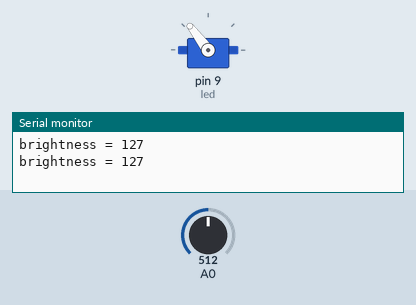
This sketch was run on a simulated Arduino Uno, built with avr-gcc and run on an emulated ATmega328P. Parts: servo, the last lines printed to the serial monitor. Inputs (shaded band) come from the test bench; at power-on: A0 = 512.

Above: at 1.8 s.
1.9 s: A0 set to 716
At 3.0 s:
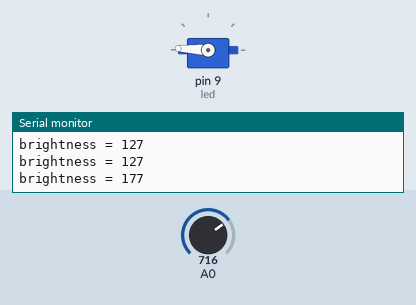
3.5 s: A0 set to 900
At 4.5 s:
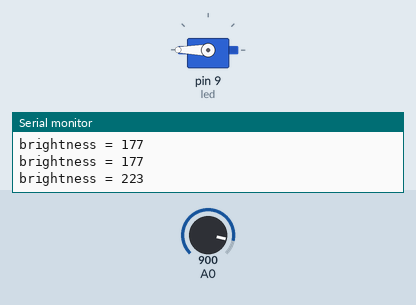
5.5 s: A0 set to 306
At 7.2 s:
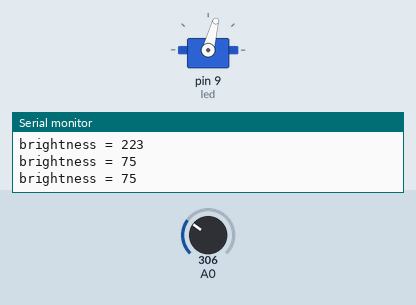
7.5 s: A0 set to 122
At 8.8 s:
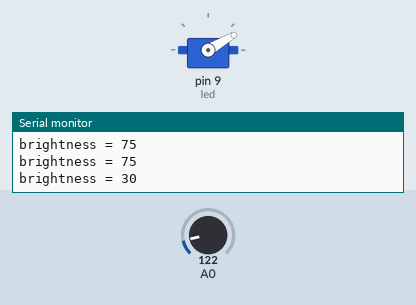
9.5 s: A0 set to 0
At 10.4 s:
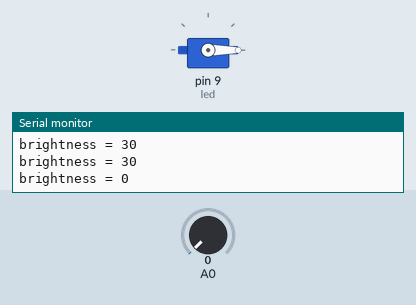
11.5 s: A0 set to 1023
At 13.2 s:
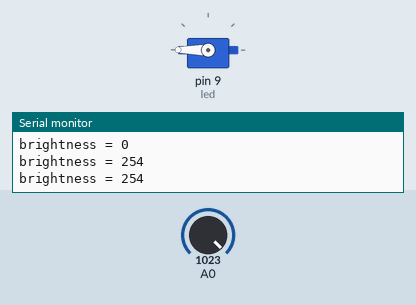
Timing chart, 0 to 14.5 s (numbered marks = the images above; inputs shaded):
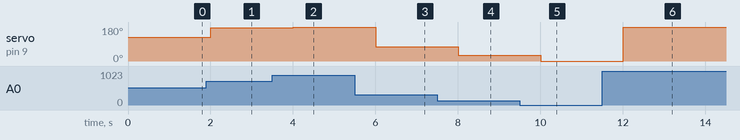

The sketch:

ControlLEDusingpotentiometer.ino
```cpp
// (licence header left out)
#include <Servo.h>

Servo myservo;

int brightness = 0;
int led = 9;
// the setup routine runs once when you press reset:
void setup() {

  Serial.begin(9600);
  //pinMode(led, OUTPUT);
  myservo.attach(led);
}

// the loop routine runs over and over again forever:
void loop() {
  brightness = analogRead(A0);
  brightness = map(brightness, 0, 1023, 0, 254);

  Serial.print("brightness = ");
  Serial.print(brightness);
  Serial.print("\n");

  //analogWrite(led, brightness);
  myservo.write(brightness);

  delay(1000);
}
```

Measured:
- after the input at 1.9 s, servo on pin 9 (led): 127° → 177° after 0.10 s
- after the input at 3.5 s, servo on pin 9 (led): 177° → 180° after 0.50 s
- after the input at 5.5 s, servo on pin 9 (led): 180° → 75° after 0.50 s
- after the input at 7.5 s, servo on pin 9 (led): 75° → 30° after 0.50 s
- after the input at 9.5 s, servo on pin 9 (led): 30° → 0° after 0.51 s
- after the input at 11.5 s, servo on pin 9 (led): 0° → 180° after 0.51 s
